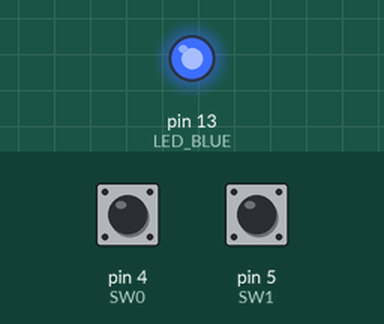
Recording of a sketch running on a simulated Arduino Uno, built with avr-gcc and run on an emulated ATmega328P. On the bench: output pins drawn as LEDs (lit = HIGH). The inputs (shaded band) are chosen by the test bench; at power-on: pin 4 (SW0) HIGH, pin 5 (SW1) HIGH.

Above: at 1.2 s.
1.3 s: pin 4 (SW0) pulled LOW for 0.15 s
At 1.8 s:
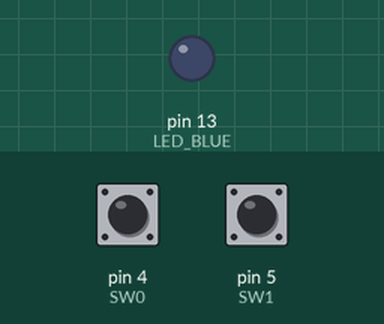
2.9 s: pin 5 (SW1) pulled LOW for 0.15 s
At 4.1 s:
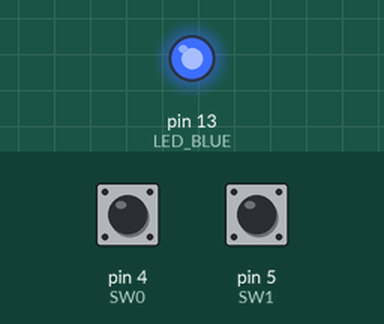
4.5 s: pin 4 (SW0) pulled LOW for 1 s
At 5.4 s:
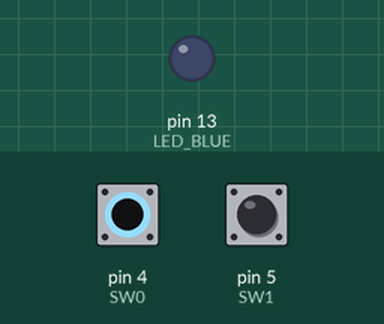
7.0 s: pin 4 (SW0) driven LOW and pin 5 (SW1) driven LOW
At 7.6 s:
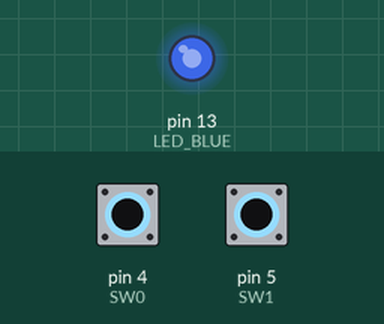
8.5 s: pin 5 (SW1) driven HIGH
At 9.4 s:
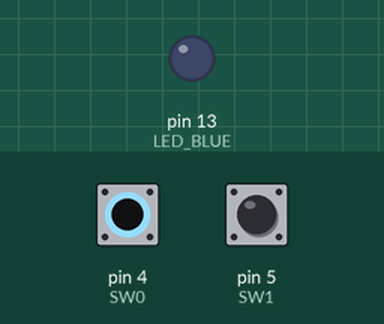
Timing chart, 0 to 11.0 s (numbered marks = the images above; inputs shaded):
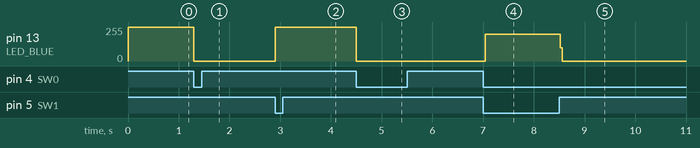

Measured:
- after the input at 1.3 s, pin 13 (LED_BLUE): 255/255 → 0/255 at once
- after the input at 2.9 s, pin 13 (LED_BLUE): 0/255 → 255/255 at once
- after the input at 4.5 s, pin 13 (LED_BLUE): 255/255 → 0/255 at once
- after the input at 7.0 s, pin 13 (LED_BLUE): 0/255 → 200/255 at once
- after the input at 8.5 s, pin 13 (LED_BLUE): 200/255 → 0/255 at once

The sketch:

Assignment02.ino
```cpp
// define pins
const int SW0 = 4;        // pin number of the push button 0
const int SW1 = 5;        // pin number of the push button 1
const int LED_BLUE = 13;  // pin number of the blue led

int buttonState0 = 0;     // variable to store the button 0 status
int buttonState1 = 0;     // variable to store the button 1 status

void setup()
{
    // initialize the led pins as an output
    pinMode(LED_BLUE, OUTPUT);
    digitalWrite(LED_BLUE, HIGH); // force turn off

    // initialize the push button pin as an input
    pinMode(SW0, INPUT);
    pinMode(SW1, INPUT);
}
void loop()
{
    // read the state of the pushbutton value:
    buttonState0 = digitalRead(SW0);
    buttonState1 = digitalRead(SW1);

    if (buttonState0 == LOW)
    {
        // turn blue led on
        digitalWrite(LED_BLUE,LOW);
    }

    if (buttonState1 == LOW)
    {
        // turn blue led off
        digitalWrite(LED_BLUE,HIGH);
    }
}
```
